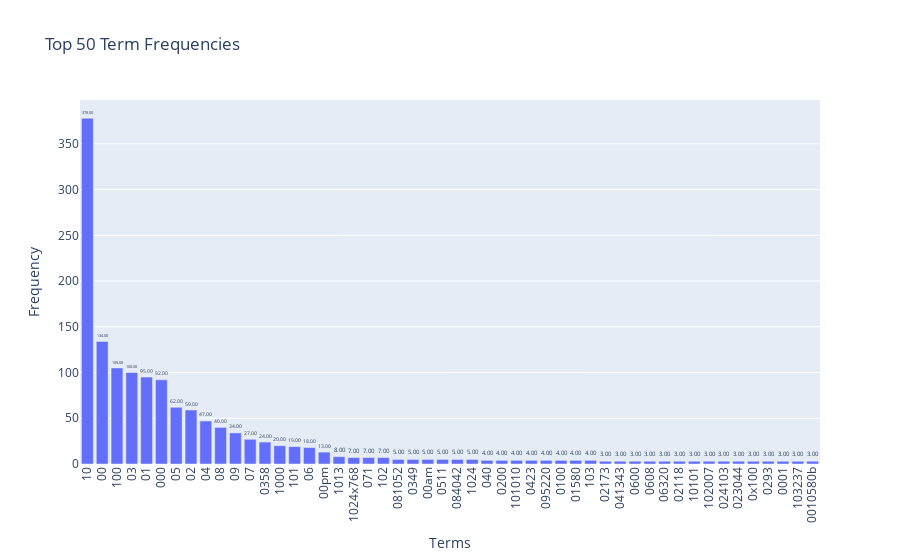

Source (notebook cell):
### Markdown cell above
### >>> **Exercise 13 (take home):** 
The chart above only contains 300 vocabulary in the documents, and it's already computationally intensive to both compute and visualize. Can you efficiently reduce the number of terms you want to visualize as an exercise.

### Code cell
# Answer here
# Answer here
# Sort terms by frequency in descending order
df_sorted = df.sort_values(by='Frequency', ascending=False)

# Select top 50 terms
df_top50 = df_sorted.head(50)

# Plot the top 50 terms
fig = px.bar(df_top50, 
             x='Term', 
             y='Frequency', 
             title='Top 50 Term Frequencies', 
             labels={'Term': 'Terms', 'Frequency': 'Frequency'},
             text='Frequency')

fig.update_traces(texttemplate='%{text:.2f}', textposition='outside')
fig.update_layout(xaxis_tickangle=-90)

fig.show()

### Figure 1 — Plotly figure (JSON) as saved in the notebook; plotly's stock layout.template omitted (floating-point values rounded to 4 significant figures)
{"data": [{"alignmentgroup": "True", "hovertemplate": "Terms=%{x}<br>Frequency=%{text}<extra></extra>", "legendgroup": "", "marker": {"color": "#636efa", "pattern": {"shape": ""}}, "name": "", "offsetgroup": "", "orientation": "v", "showlegend": false, "text": [378, 134, 105, 100, 95, 92, 62, 59, 47, 40, 34, 27, 24, 20, 19, 18, 13, 8, 7, 7, 7, 5, 5, 5, 5, 5, 5, 4, 4, 4, 4, 4, 4, 4, 4, 3, 3, 3, 3, 3, 3, 3, 3, 3, 3, 3, 3, 3, 3, 3], "textposition": "outside", "texttemplate": "%{text:.2f}", "type": "bar", "x": ["10", "00", "100", "03", "01", "000", "05", "02", "04", "08", "09", "07", "0358", "1000", "101", "06", "00pm", "1013", "1024x768", "071", "102", "081052", "0349", "00am", "0511", "084042", "1024", "040", "0200", "101010", "0423", "095220", "0100", "01580", "103", "02173", "041343", "0600", "0608", "06320", "02118", "10101", "102007", "024103", "023044", "0x100", "0293", "0001", "103237", "0010580b"], "xaxis": "x", "y": [378, 134, 105, 100, 95, 92, 62, 59, 47, 40, 34, 27, 24, 20, 19, 18, 13, 8, 7, 7, 7, 5, 5, 5, 5, 5, 5, 4, 4, 4, 4, 4, 4, 4, 4, 3, 3, 3, 3, 3, 3, 3, 3, 3, 3, 3, 3, 3, 3, 3], "yaxis": "y"}], "layout": {"autosize": true, "barmode": "relative", "legend": {"tracegroupgap": 0}, "title": {"text": "Top 50 Term Frequencies"}, "xaxis": {"anchor": "y", "autorange": true, "domain": [0, 1], "range": [-0.5, 49.5], "tickangle": -90, "title": {"text": "Terms"}, "type": "category"}, "yaxis": {"anchor": "x", "autorange": true, "domain": [0, 1], "range": [0, 397.9], "title": {"text": "Frequency"}, "type": "linear"}}}
